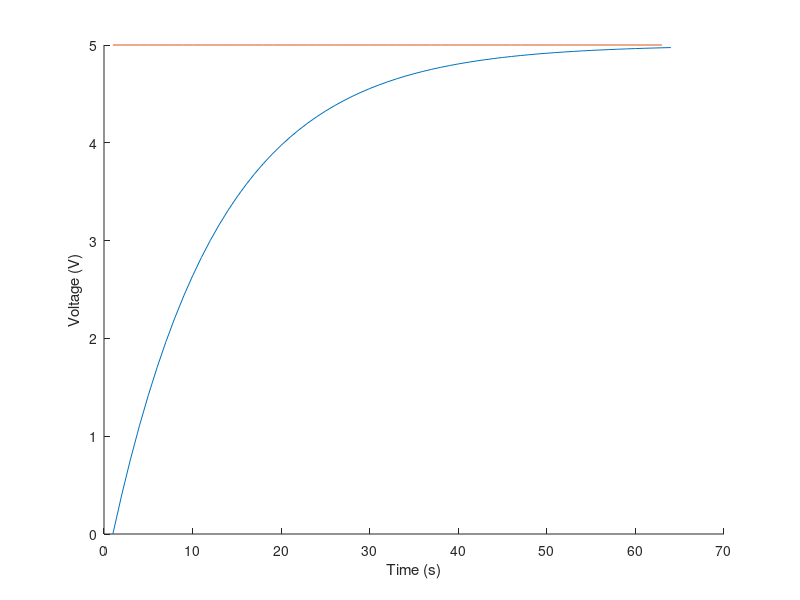

MATLAB code for this plot: (Note: this script raises an error after producing the figure.)
%% Case Study 3: Circuits
% Part 1: modeling an RC circuit.

clear all;
close all;
%% Equations of Note

t = 5e-3; % total time of 5 seconds, as seen in figure 2 of the handout. 
R = 1e3; % 1000; % 1 k ohms
C = 1e-6; % 1e-6; % 1 micro F
h = 8e-5; % sampling rate in seconds per sample
hprime = 8e-4;

timesteps = 0:h:t;
Vinput = 5 * ones(1, length(timesteps));
Vresistor = zeros(1, length(timesteps));
Vcapacitor = zeros(1, length(timesteps));

%% Construction and Execution of the model with h.
for k = 1:length(timesteps)
    Vresistor(k) = Vinput(k) - Vcapacitor(k);                                          % Equation #08
    Vcapacitor(k+1) = (1 - (h / (R * C))) * Vcapacitor(k) + (h / (R * C)) * Vinput(k); % Equation #10
end
%% Plotting of data
figure(1);
hold on;
plot(Vcapacitor(:));
plot(Vinput(:));
hold off;
xlabel("Time (s)");
ylabel("Voltage (V)");
title("Approximated Charge Curve vs Time (Frequency: " + num2str(h) + " s/sample)");
legend("V_c", "V_in", "location", "best");
set(gca, 'XTick', 0:(length(timesteps)-1)/5:length(timesteps)-1)
set(gca, 'XTickLabel', 0:1e-3:t)
xlim([0 t / h + 0.01]);

%% Construction and Execution of the model with h'.
for k = 1:length(timesteps)
    Vresistor(k) = Vinput(k) - Vcapacitor(k);                                                    % Equation #08
    Vcapacitor(k+1) = (1 - (hprime / (R * C))) * Vcapacitor(k) + (hprime / (R * C)) * Vinput(k); % Equation #10
end

figure(2);
hold on;
plot(timesteps, Vcapacitor(1:end-1));
plot(timesteps, Vinput(:));
hold off;
xlabel("Time (s)");
ylabel("Voltage (V)");
title("Approximated Charge Curve vs Time (Frequency: " + num2str(hprime) + " s/sample)");
legend("V_c", "V_in", "location", "best");
set(gca, 'XTick', 0:(length(timesteps)-1)/5:length(timesteps)-1)
set(gca, 'XTickLabel', 0:1e-3:t)
xlim([0 timesteps(5)])

% %% Task 2
% % theoretical_output = 5 * (1 - exp(-t/(R*C)));
% figure;
% hold on;
% % this is the theoretical charge function
% fplot(@(k) 5*(1-exp(-k/(R*C))), [0 t]);
% % this is |V_in| = 5.
% fplot(5, [0 t]);
% hold off;
% xlabel("Time (s)");
% ylabel("Voltage (V)");
% title("Theoretical Charge Curve vs Time");
% legend("V_c", "V_in", "location", "best");
% xlim([0 t]);
% ylim([0 5]);
% 
% % A comparison of the charges:
% disp((5 * (1 - exp(-t / (R*C)))) - Vcapacitor(end));
